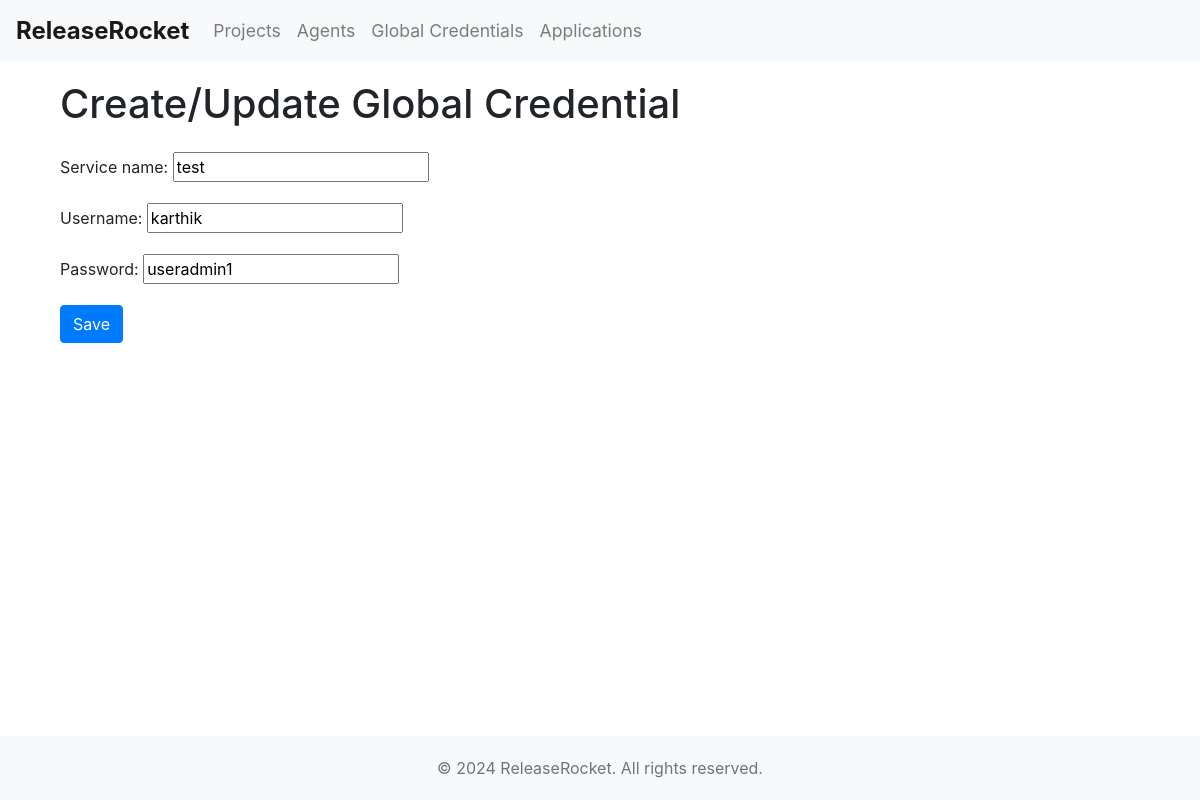
Screenshot of /pipeline/global_credentials/1/update/ with the database file from the repository.
### pipeline/models.py (models this page shows, shortened)
class GlobalCredential(models.Model):
    service_name = models.CharField(max_length=100)
    username = models.CharField(max_length=100)
    password = models.CharField(max_length=100)  # Encrypted or hashed
    token = models.CharField(max_length=100)     # Encrypted or hashed

### pipeline/views.py (the view)
# urls.py: path('global_credentials/<int:pk>/update/', views.global_credential_update, name='global_credential_update'),
def global_credential_update(request, pk):
    credential = get_object_or_404(GlobalCredential, pk=pk)
    if request.method == 'POST':
        form = GlobalCredentialForm(request.POST, instance=credential)
        if form.is_valid():
            form.save()
            return redirect('global_credential_list')
    else:
        form = GlobalCredentialForm(instance=credential)
    return render(request, 'pipeline/global_credential_form.html', {'form': form})

### pipeline/forms.py
class GlobalCredentialForm(forms.ModelForm):
    class Meta:
        model = GlobalCredential
        fields = ['service_name', 'username', 'password', 'token']

### pipeline/templates/pipeline/global_credential_form.html (shortened to what this page needs)
{% extends 'pipeline/base.html' %}
{% block content %}
<div class="container mt-4">
    <h1 class="mb-4">Create/Update Global Credential</h1>
    <form method="post">
        <div class="form-group">
            {{ form.service_name.label_tag }}
            {{ form.service_name }}
        </div>
        <div class="form-group">
            {{ form.username.label_tag }}
            {{ form.username }}
        </div>
        <div class="form-group">
            {{ form.password.label_tag }}
            {{ form.password }}
        </div>
        <button type="submit" class="btn btn-primary">Save</button>
    </form>
</div>
{% endblock %}

### pipeline/templates/pipeline/base.html (style rules this page uses)
body { padding-top: 56px; }

### rows the page displays
GlobalCredential: service_name "test", username "karthik", password "useradmin1"
